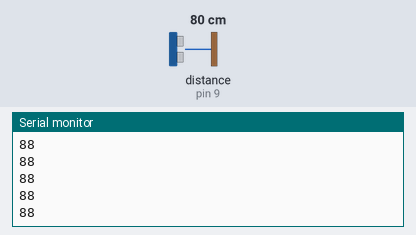
Recording of a sketch running on a simulated Arduino Uno, built with avr-gcc and run on an emulated ATmega328P. Parts: the last lines printed to the serial monitor. Wiring (inferred from the names in the program): ultrasonic range finder: trigger pin 8; echo pin 9. The inputs (shaded band) are chosen by the test bench; at power-on: distance to the obstacle (sensor on pin 9) 80 cm. The echo pulse lasts 58.3 µs per cm.

Above: at 1.2 s.
1.3 s: distance to the obstacle (sensor on pin 9) set to 2 cm
At 1.37 s:
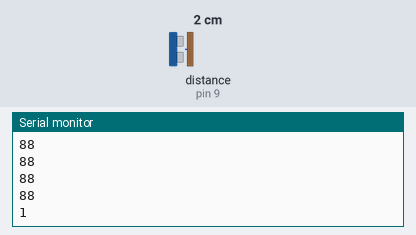
2.8 s: distance to the obstacle (sensor on pin 9) set to 4 cm
At 2.89 s:
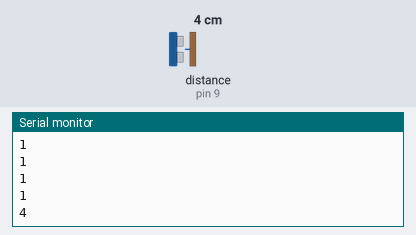
Timing chart, 0 to 5.8 s (numbered marks = the images above; inputs shaded):
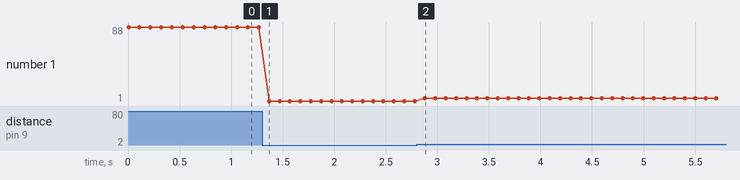

Measured:
- after the input at 1.3 s, the serial monitor: prints a new line after 0.07 s (image 1)
- after the input at 2.8 s, the serial monitor: prints a new line after 0.08 s (image 2)
- plotted number 1: 88 → 1 after the input at 1.3 s, 1 → 4 after the input at 2.8 s

The sketch:

Heightometer.ino
```cpp
#define TRIGPIN 8
#define ECHOPIN 9
void setup() {
  // put your setup code here, to run once:
pinMode(TRIGPIN,OUTPUT);
pinMode(ECHOPIN,INPUT);
Serial.begin(9600);
}

void loop() {
  // put your main code here, to run repeatedly:
long duration,distance;
digitalWrite(TRIGPIN,LOW);
delayMicroseconds(2);
digitalWrite(TRIGPIN,HIGH);
delayMicroseconds(10);
digitalWrite(TRIGPIN,LOW);
delayMicroseconds(2);
duration=pulseIn(ECHOPIN,HIGH);
distance=duration*0.038/2;
Serial.println(distance);
delay(100);
}
```
